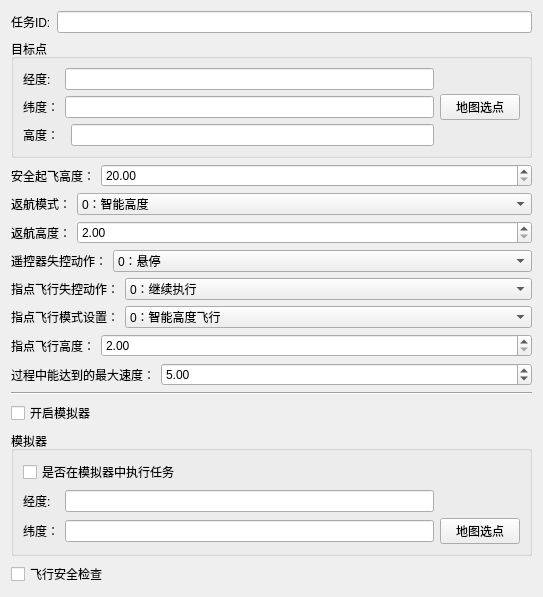
<?xml version="1.0" encoding="UTF-8"?>
<ui version="4.0">
 <class>IUAVFlyManage_DJI_TakeoffToPoint</class>
 <widget class="QWidget" name="IUAVFlyManage_DJI_TakeoffToPoint">
  <property name="geometry">
   <rect>
    <x>0</x>
    <y>0</y>
    <width>543</width>
    <height>574</height>
   </rect>
  </property>
  <property name="windowTitle">
   <string>Form</string>
  </property>
  <layout class="QGridLayout" name="gridLayout_3">
   <item row="3" column="0" colspan="2">
    <layout class="QFormLayout" name="formLayout_2">
     <item row="0" column="0">
      <widget class="QLabel" name="label_6">
       <property name="text">
        <string>返航模式：</string>
       </property>
      </widget>
     </item>
     <item row="0" column="1">
      <widget class="QComboBox" name="comboBox">
       <item>
        <property name="text">
         <string>0：智能高度</string>
        </property>
       </item>
       <item>
        <property name="text">
         <string>1：设定高度</string>
        </property>
       </item>
      </widget>
     </item>
    </layout>
   </item>
   <item row="6" column="0" colspan="2">
    <layout class="QFormLayout" name="formLayout_5">
     <item row="0" column="0">
      <widget class="QLabel" name="label_9">
       <property name="text">
        <string>指点飞行失控动作：</string>
       </property>
      </widget>
     </item>
     <item row="0" column="1">
      <widget class="QComboBox" name="comboBox_3">
       <item>
        <property name="text">
         <string>0：继续执行</string>
        </property>
       </item>
       <item>
        <property name="text">
         <string>1：退出指点飞行，执行普通失控行为</string>
        </property>
       </item>
      </widget>
     </item>
    </layout>
   </item>
   <item row="8" column="0" colspan="2">
    <layout class="QFormLayout" name="formLayout_7">
     <item row="0" column="0">
      <widget class="QLabel" name="label_11">
       <property name="text">
        <string>指点飞行高度：</string>
       </property>
      </widget>
     </item>
     <item row="0" column="1">
      <widget class="QDoubleSpinBox" name="doubleSpinBox_3">
       <property name="minimum">
        <double>2.000000000000000</double>
       </property>
       <property name="maximum">
        <double>3000.000000000000000</double>
       </property>
      </widget>
     </item>
    </layout>
   </item>
   <item row="5" column="0" colspan="2">
    <layout class="QFormLayout" name="formLayout_4">
     <item row="0" column="0">
      <widget class="QLabel" name="label_8">
       <property name="text">
        <string>遥控器失控动作：</string>
       </property>
      </widget>
     </item>
     <item row="0" column="1">
      <widget class="QComboBox" name="comboBox_2">
       <item>
        <property name="text">
         <string>0：悬停</string>
        </property>
       </item>
       <item>
        <property name="text">
         <string>1：着陆（降落）</string>
        </property>
       </item>
       <item>
        <property name="text">
         <string>2：返航</string>
        </property>
       </item>
      </widget>
     </item>
    </layout>
   </item>
   <item row="9" column="0" colspan="2">
    <layout class="QFormLayout" name="formLayout_8">
     <item row="0" column="0">
      <widget class="QLabel" name="label_12">
       <property name="text">
        <string>过程中能达到的最大速度：</string>
       </property>
      </widget>
     </item>
     <item row="0" column="1">
      <widget class="QDoubleSpinBox" name="doubleSpinBox_4">
       <property name="minimum">
        <double>1.000000000000000</double>
       </property>
       <property name="maximum">
        <double>15.000000000000000</double>
       </property>
       <property name="value">
        <double>5.000000000000000</double>
       </property>
      </widget>
     </item>
    </layout>
   </item>
   <item row="4" column="0" colspan="2">
    <layout class="QFormLayout" name="formLayout_3">
     <item row="0" column="0">
      <widget class="QLabel" name="label_7">
       <property name="text">
        <string>返航高度：</string>
       </property>
      </widget>
     </item>
     <item row="0" column="1">
      <widget class="QDoubleSpinBox" name="doubleSpinBox_2">
       <property name="minimum">
        <double>2.000000000000000</double>
       </property>
       <property name="maximum">
        <double>1500.000000000000000</double>
       </property>
      </widget>
     </item>
    </layout>
   </item>
   <item row="12" column="0" colspan="2">
    <widget class="QGroupBox" name="groupBox_2">
     <property name="title">
      <string>模拟器</string>
     </property>
     <layout class="QGridLayout" name="gridLayout_2">
      <item row="0" column="0" colspan="3">
       <widget class="QCheckBox" name="checkBox_2">
        <property name="text">
         <string>是否在模拟器中执行任务</string>
        </property>
       </widget>
      </item>
      <item row="1" column="0">
       <widget class="QLabel" name="label_14">
        <property name="text">
         <string>经度:</string>
        </property>
       </widget>
      </item>
      <item row="1" column="1">
       <widget class="QLineEdit" name="lineEdit_5"/>
      </item>
      <item row="2" column="0">
       <widget class="QLabel" name="label_15">
        <property name="text">
         <string>纬度：</string>
        </property>
       </widget>
      </item>
      <item row="2" column="1">
       <widget class="QLineEdit" name="lineEdit_7"/>
      </item>
      <item row="2" column="2">
       <widget class="QPushButton" name="pushButton_2">
        <property name="text">
         <string>地图选点</string>
        </property>
       </widget>
      </item>
     </layout>
    </widget>
   </item>
   <item row="7" column="0" colspan="2">
    <layout class="QFormLayout" name="formLayout_6">
     <item row="0" column="0">
      <widget class="QLabel" name="label_10">
       <property name="text">
        <string>指点飞行模式设置：</string>
       </property>
      </widget>
     </item>
     <item row="0" column="1">
      <widget class="QComboBox" name="comboBox_4">
       <item>
        <property name="text">
         <string>0：智能高度飞行</string>
        </property>
       </item>
       <item>
        <property name="text">
         <string>1：设定高度飞行</string>
        </property>
       </item>
      </widget>
     </item>
    </layout>
   </item>
   <item row="1" column="0" colspan="2">
    <widget class="QGroupBox" name="groupBox">
     <property name="title">
      <string>目标点</string>
     </property>
     <layout class="QGridLayout" name="gridLayout">
      <item row="0" column="1" colspan="2">
       <widget class="QLineEdit" name="lineEdit_2"/>
      </item>
      <item row="2" column="2">
       <widget class="QLineEdit" name="lineEdit_4"/>
      </item>
      <item row="2" column="0" colspan="2">
       <widget class="QLabel" name="label_4">
        <property name="text">
         <string>高度：</string>
        </property>
       </widget>
      </item>
      <item row="0" column="0">
       <widget class="QLabel" name="label_2">
        <property name="text">
         <string>经度:</string>
        </property>
       </widget>
      </item>
      <item row="1" column="0">
       <widget class="QLabel" name="label_3">
        <property name="text">
         <string>纬度：</string>
        </property>
       </widget>
      </item>
      <item row="1" column="1" colspan="2">
       <widget class="QLineEdit" name="lineEdit_3"/>
      </item>
      <item row="0" column="3" rowspan="3">
       <widget class="QPushButton" name="pushButton">
        <property name="text">
         <string>地图选点</string>
        </property>
       </widget>
      </item>
     </layout>
    </widget>
   </item>
   <item row="2" column="0" colspan="2">
    <layout class="QFormLayout" name="formLayout">
     <item row="0" column="0">
      <widget class="QLabel" name="label_5">
       <property name="text">
        <string>安全起飞高度：</string>
       </property>
      </widget>
     </item>
     <item row="0" column="1">
      <widget class="QDoubleSpinBox" name="doubleSpinBox">
       <property name="minimum">
        <double>20.000000000000000</double>
       </property>
       <property name="maximum">
        <double>1500.000000000000000</double>
       </property>
      </widget>
     </item>
    </layout>
   </item>
   <item row="0" column="0">
    <widget class="QLabel" name="label">
     <property name="text">
      <string>任务ID:</string>
     </property>
    </widget>
   </item>
   <item row="11" column="0" colspan="2">
    <widget class="QCheckBox" name="checkBox">
     <property name="text">
      <string>开启模拟器</string>
     </property>
    </widget>
   </item>
   <item row="13" column="0" colspan="2">
    <widget class="QCheckBox" name="checkBox_3">
     <property name="text">
      <string>飞行安全检查</string>
     </property>
    </widget>
   </item>
   <item row="0" column="1">
    <widget class="QLineEdit" name="lineEdit"/>
   </item>
   <item row="10" column="0" colspan="2">
    <widget class="Line" name="line">
     <property name="orientation">
      <enum>Qt::Horizontal</enum>
     </property>
    </widget>
   </item>
  </layout>
 </widget>
 <resources/>
 <connections/>
</ui>
